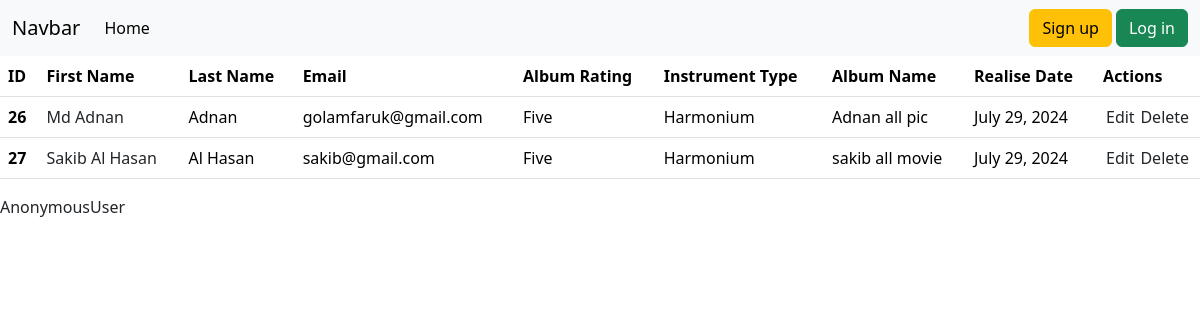
The page / on the database its author committed.
### album_app/models.py (models this page shows)
class Album(models.Model):
    Album_Name = models.CharField(max_length=200)
    Musican = models.ForeignKey(musican,on_delete=models.CASCADE)
    Album_Realese_Date = models.DateField(auto_now_add=True)
    rat = [('One','1'),('Two','2'),('Three','3'),('Four','4'),('Five','5')]
    Rating = models.CharField(
        max_length = 5,
        choices = rat,
        default = '1'
        )
    def __str__(self):
        return self.Album_Name

### musican_app/models.py (models this page shows, shortened)
class musican(models.Model):
    First_Name = models.CharField(max_length=100)
    Last_Name = models.CharField(max_length=100)
    Email = models.EmailField()
    Phone = models.CharField(max_length=12)
    Instrument_type = models.CharField(max_length=30)

### album_app/views.py (the view)
# urls.py: path('',views.album,name='album_page'),
def album(request):
    data = models.Album.objects.all()
    print(data)
    return render(request,'home.html',{'data':data})

### templates/home.html
{% extends "base.html" %}
{% block content %}
<table class="table">
    <thead>
      <tr>
        <th scope="col">ID</th>
        <th scope="col">First Name</th>
        <th scope="col">Last Name</th>
        <th scope="col">Email</th>
        <th scope="col">Album Rating</th>
        <th scope="col">Instrument Type</th>
        <th scope="col">Album Name</th>
        <th scope="col">Realise Date</th>
        <th scope="col">Actions</th>
      </tr>
    </thead>
    <tbody>
        {% for item in  data %}
        <tr>
            <th scope="row">{{item.id}}</th>
            <td>
              {% if request.user.is_authenticated %}
              <a href="{% url 'edit' item.Musican.id %}" class="text-decoration-none text-dark">{{item.Musican.First_Name}} {{item.Musican.Last_Name}}</a>
              {% else %}
              <a href="#" class="text-decoration-none text-dark">{{item.Musican.First_Name}} {{item.Musican.Last_Name}}</a>
              {% endif %}
            </td>
            <td> {{item.Musican.Last_Name}}</td>
            <td>{{item.Musican.Email}} </td>
            <td> {{item.Rating}}</td>
            <td>{{item.Musican.Instrument_type}}</td>
            <td>{{item.Album_Name}} </td>
            <td>{{item.Album_Realese_Date}}</td>
            <td >
                <div class='d-flex justify-content-center justify-content-around'>
                  {% if request.user.is_authenticated %}
                  <a href="{% url 'edit_page' item.id %}" class="text-decoration-none text-dark">Edit</a>
                  <a href="{% url 'delete_item' item.Musican.id %}" class="text-decoration-none text-dark">Delete</a>
                  {% else %}
                  <a href="#" class="text-decoration-none text-dark">Edit</a>
                  <a href="#" class="text-decoration-none text-dark">Delete</a>
                  {% endif %}
                </div>
            </td>
          </tr>
        {% endfor %}
    </tbody>
  </table>
{% endblock content %}

### templates/base.html (shortened to what this page needs)
<!DOCTYPE html>
<html lang="en">
  <head>
    <link
      href="https://cdn.jsdelivr.net/npm/bootstrap@5.3.3/dist/css/bootstrap.min.css"
      rel="stylesheet"
    />
  </head>
  <body>
    <nav class="navbar navbar-expand-lg bg-body-tertiary">
      <div class="container-fluid">
        <a class="navbar-brand" href="#">Navbar</a>
        <div class="collapse navbar-collapse" id="navbarNav">
          <ul class="navbar-nav">
            <li class="nav-item">
              <a
                class="nav-link active"
                aria-current="page"
                href="{% url 'album_page' %}"
                >Home</a
              >
            </li>
          </ul>
        </div>
        <form class="form-inline my-2 my-lg-0 d-flex gap-1">
          {% if request.user.is_authenticated %}
          <a href="{% url 'log_out' %}" class="btn btn-warning">Log out</a>
          <a href="{% url 'album_page' %}" class="btn btn-success">Profile</a>
          {% else %}
          <a href="{% url 'register' %}" class="btn btn-warning">Sign up</a>
          <a href="{% url 'log_in' %}" class="btn btn-success">Log in</a>
          {% endif %}
        </form>
      </div>
    </nav>
    {% block content %} {% endblock content %} {{request.user}}
  </body>
</html>

### rows shown on the page
Album: id "26", Musican.First_Name "Md", Musican.Last_Name "Adnan", Musican.Email "golamfaruk@gmail.com", Rating "Five", Musican.Instrument_type "Harmonium", Album_Name "Adnan all pic", Album_Realese_Date "July 29, 2024"
Album: id "27", Musican.First_Name "Sakib", Musican.Last_Name "Al Hasan", Musican.Email "sakib@gmail.com", Rating "Five", Musican.Instrument_type "Harmonium", Album_Name "sakib all movie", Album_Realese_Date "July 29, 2024"

### other values the page prints
{{ request.user }} "AnonymousUser"
